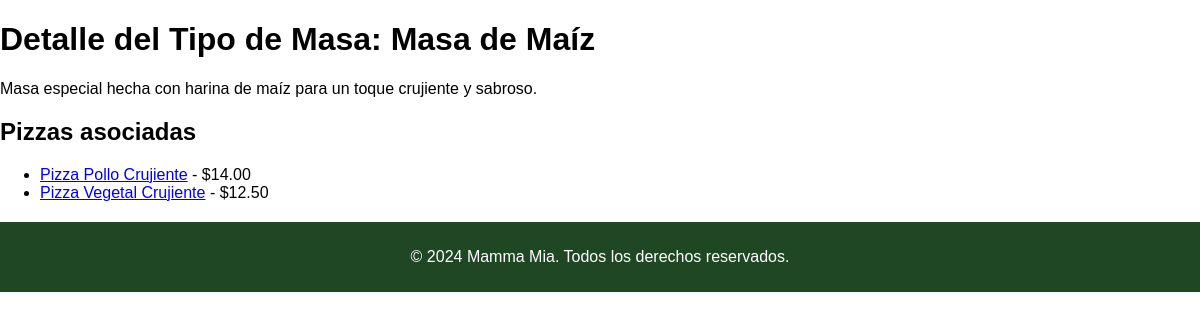
The page /tipos_masa/5/ on the database its author committed.
### pizzeria/models.py (models this page shows, shortened)
class TipoMasa(models.Model):
    nombre = models.CharField(max_length=50)
    descripcion = models.TextField()

class Pizza(models.Model):
    nombre = models.CharField(max_length=50)
    precio = models.DecimalField(max_digits=6, decimal_places=2)
    tipo_masa = models.ForeignKey(TipoMasa, on_delete=models.CASCADE)
    ingredientes = models.ManyToManyField(Ingrediente)
    descripcion = models.TextField()

### pizzeria/views.py (the view)
# urls.py: path('tipos_masa/<int:tipo_masa_id>/', views.detalle_tipo_masa, name='detalle_tipo_masa'),
def detalle_tipo_masa(request, tipo_masa_id):
    tipo_masa = get_object_or_404(TipoMasa, id=tipo_masa_id)
    pizzas_asociadas = Pizza.objects.filter(tipo_masa=tipo_masa)
    return render(request, 'detalle_tipo_masa.html', {'tipo_masa': tipo_masa, 'pizzas_asociadas': pizzas_asociadas})

### pizzeria/templates/detalle_tipo_masa.html (shortened to what this page needs)
{% load static %}
<!DOCTYPE html>
<html lang="es">
<head>
    <link rel="stylesheet" type="text/css" href="{% static 'css/styles.css' %}">
</head>
<body>
    <h1>Detalle del Tipo de Masa: {{ tipo_masa.nombre }}</h1>
    <p>{{ tipo_masa.descripcion }}</p>
    <h2>Pizzas asociadas</h2>
    <ul>
        {% for pizza in pizzas_asociadas %}
            <li><a href="{% url 'detalle_pizza' pizza.id %}">{{ pizza.nombre }}</a> - ${{ pizza.precio }}</li>
        {% endfor %}
    </ul>
    <footer>
        <p>&copy; 2024 Mamma Mia. Todos los derechos reservados.</p>
    </footer>
</body>

### static/css/styles.css (style rules this page uses)
body { font-family: Arial, sans-serif; margin: 0; padding: 0; }
footer { background-color: #1f4723; color: white; text-align: center; padding: 10px; margin-top: 20px; }

### rows shown on the page
TipoMasa: nombre "Masa de Maíz", descripcion "Masa especial hecha con harina de maíz para un toque crujiente y sabroso."
Pizza: nombre "Pizza Pollo Crujiente", precio "14.00"
Pizza: nombre "Pizza Vegetal Crujiente", precio "12.50"
